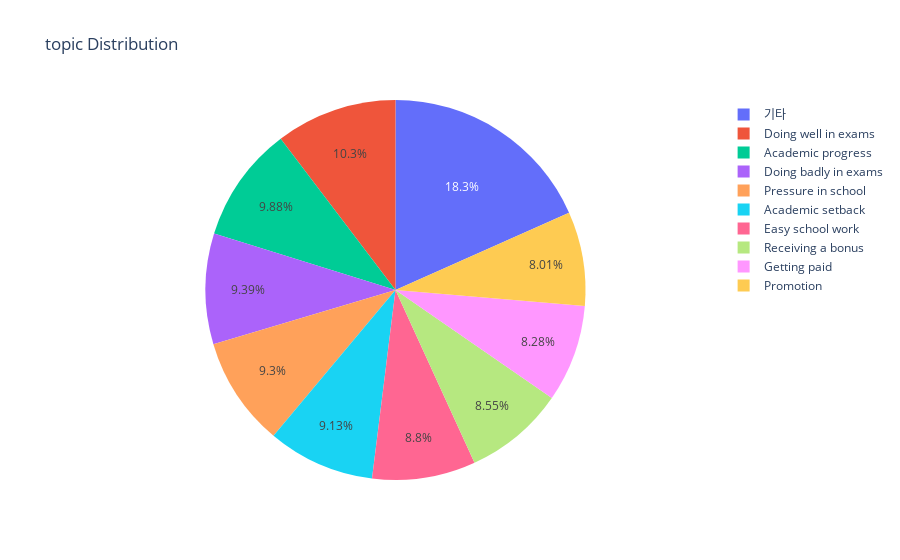

The code cell stored with this chart in its notebook:
### Code cell
draw_pie_chart('topic')

### Figure 1 — Plotly figure (JSON) as saved in the notebook; plotly's stock layout.template omitted (floating-point values rounded to 4 significant figures)
{"data": [{"labels": ["Doing well in exams", "Academic progress", "Doing badly in exams", "Pressure in school", "Academic setback", "Easy school work", "Receiving a bonus", "Getting paid", "Promotion", "기타"], "textinfo": "percent", "type": "pie", "values": [2835, 2711, 2578, 2554, 2505, 2415, 2346, 2274, 2198, 5032]}], "layout": {"title": {"text": "topic Distribution"}}}
